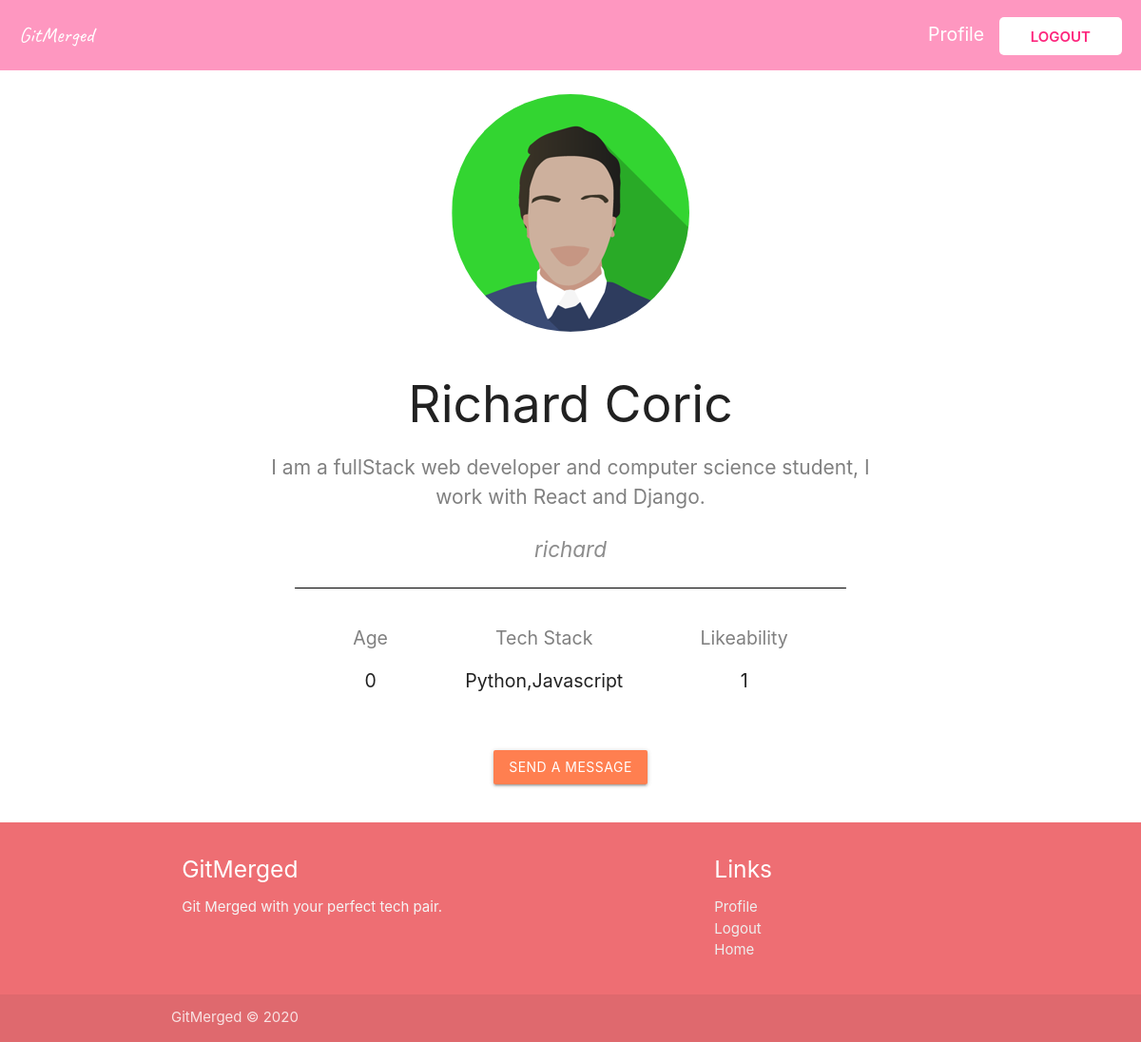
Page /user/1/ (signed in) on the committed database.
### users/models.py (models this page shows, shortened)
class Profile(models.Model):
    user = models.OneToOneField(User, on_delete=models.CASCADE)
    full_name = models.CharField(max_length=100, null=True)
    age = models.IntegerField(null=True)
    gender = models.CharField(max_length=50, blank=True, null=True)
    profile_image = models.ImageField(
        upload_to='profile_pic', default="default.jpg", null=True, blank=True)
    bio = models.TextField(null=True)
    tech_stack = models.CharField(max_length=500, null=True)
    likeability = models.ManyToManyField(
        User, related_name="likes", blank=True)
    blocked_by = models.ManyToManyField(
        User, related_name="blocked", blank=True)

### main/views.py (the view)
# urls.py: path("user/<int:pk>/", views.UserDetail.as_view(), name="user-detail"),
class UserDetail(LoginRequiredMixin, DetailView):
    model = Profile

### users/templates/users/profile_detail.html
{% extends "base.html" %}
{% load crispy_forms_tags %}
{% block content %}
<section>
  <div class="navigation navigation--bg">
    <a href="/" class="logo">GitMerged</a>
    <div>
      {% if user.is_authenticated %}
      <a href="{% url 'profile-page' %}" class="profile-link">Profile</a>
      <a href="{% url 'logout' %}" class="login">Logout</a>
      {% else %}
      <a href="{% url 'login' %}" class="login">Log in</a>
      {% endif %}
    </div>
  </div>
  <section class="profile">
    <div>
      <img src="{{object.profile_image.url}}" alt="" class="profile-image" />
    </div>
    <div class="profile-about">
      <h2>{{ object.full_name }}</h2>
      <p class="bio">{{ object.bio }}</p>
      <p class="username">{{ object.user.username }}</p>
    </div>
    <div class="stats">
      <div>
        <h4 class="header">Age</h4>
        <h4>{{ object.age }}</h4>
      </div>
      <div>
        <h4 class="header">Tech Stack</h4>
        <h4>{{object.tech_stack}}</h4>
      </div>
      <div>
        <h4 class="header">Likeability</h4>
        <h4>{{object.likeability.count}}</h4>
      </div>
    </div>
    <a
      href="{% url 'write-message' object.user.username %}"
      class="btn"
      style="margin: 20px; background: coral;"
      >Send a Message</a
    >
  </section>
</section>
<footer class="page-footer">
  <div class="container">
    <div class="row">
      <div class="col l6 s12">
        <h5 class="white-text">GitMerged</h5>
        <p class="grey-text text-lighten-4">
          Git Merged with your perfect tech pair.
        </p>
      </div>
      <div class="col l4 offset-l2 s12">
        <h5 class="white-text">Links</h5>
        <ul>
          <li>
            <a class="grey-text text-lighten-3" href="{% url 'profile-page' %}"
              >Profile</a
            >
          </li>
          <li>
            <a class="grey-text text-lighten-3" href="{% url 'logout' %}"
              >Logout</a
            >
          </li>
          <li>
            <a class="grey-text text-lighten-3" href="{% url 'date-page' %}"
              >Home</a
            >
          </li>
        </ul>
      </div>
    </div>
  </div>
  <div class="footer-copyright">
    <div class="container">
      GitMerged © 2020
    </div>
  </div>
</footer>
{% endblock content %}

### main/static/main/main.css (style rules this page uses)
a { text-decoration: none !important; }
.navigation { z-index: 999; text-decoration: none; color: white; display: flex; justify-content: space-between; align-items: center; grid-row: 0/1; padding: 20px; font-size: 1.3rem; }
.navigation--bg { background: #fd267c7a; }
.logo { color: white; font-family: "Caveat", cursive; font-size: 1.5rem; }
.login { text-decoration: none; color: #fd267d; position: relative; background: white; padding: 0.7rem 2.2rem; text-transform: uppercase; font-weight: 600; font-size: 1rem; border-radius: 5px; }
.profile-link { text-decoration: none; color: white; margin-right: 10px; }
.profile { display: flex; margin: 20px; flex-wrap: wrap; justify-content: center; flex-direction: column; align-items: center; }
.profile-about { text-align: center; }
.profile-image { border-radius: 50%; margin: 5px; }
.bio { font-size: 1.4rem; color: gray; max-width: 50ch; }
.username { font-size: 1.5rem; color: grey; text-align: center; font-style: italic; opacity: 0.9; }
.stats { display: flex; justify-content: space-evenly; flex-wrap: wrap; align-items: center; width: 50%; text-align: center; margin-bottom: 60px; border-top: 1px solid black; }
.stats div { margin: 20px; height: 50px; }
.stats h4 { font-size: 1.3rem; }
.header { color: grey; }

### rows in the picture
Profile: profile_image (picture), full_name "Richard Coric", bio "I am a fullStack web developer and computer science student, I work with React and Django.", user.username "richard", age "0", tech_stack "Python,Javascript", likeability.count "1"
